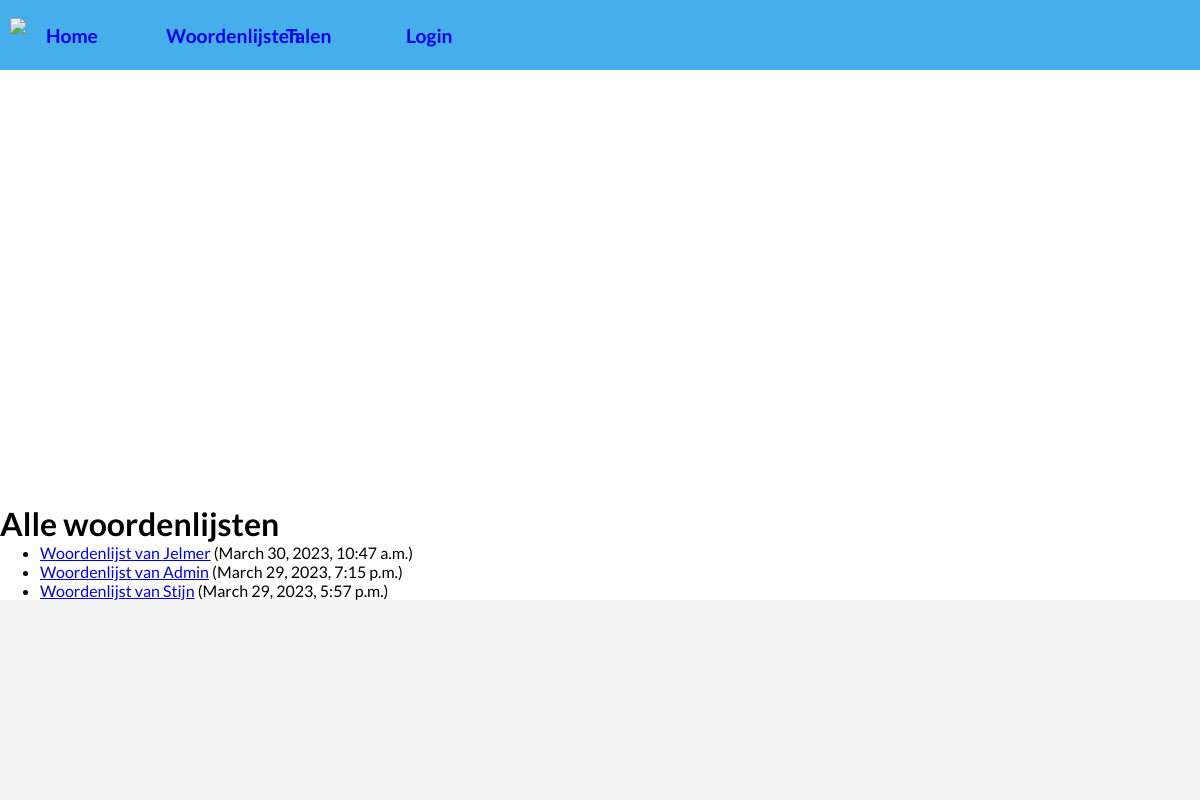
Screenshot of /quiz/wordlists/ with the database file from the repository.
### quiz/models.py (models this page shows, shortened)
class Wordlist(models.Model):
    owner = models.ForeignKey(
        settings.AUTH_USER_MODEL, related_name='wordlists', on_delete=models.SET_NULL, null=True)
    name = models.CharField(max_length=200)
    date_published = models.DateTimeField('date published', default=now)
    VISIBILITY_STATUS = (
        ('pr', 'Private'),
        ('pl', 'Public'),
        ('re', 'Under review'),
    )
    visibility = models.CharField(
        max_length=2,
        choices=VISIBILITY_STATUS,
        default='pr',
        help_text='Visibily status',
    )
    def get_absolute_url(self):
        return reverse('wordlist-detail', kwargs={"pk": self.pk})

### quiz/views.py (the view)
# urls.py: path('wordlists/', views.WordlistListView.as_view(), name='wordlist-list'),
class WordlistListView(generic.ListView):
    model = Wordlist
    paginate_by = 10
    template_name = 'quiz/wordlist_list.html'
    context_object_name = 'latest_wordlists'
    def get_queryset(self):
        return Wordlist.objects.order_by('-date_published')[:5]
    def get_context_data(self, **kwargs):
        context = super().get_context_data(**kwargs)
        context['some_data'] = 'This is just some data'
        return context

### quiz/templates/quiz/wordlist_list.html (shortened to what this page needs)
{% extends 'quiz/base_generic.html' %}
{% block content %}
    <h1>Alle woordenlijsten</h1>
    {% if latest_wordlists %}
        <ul>
        {% for wordlist in latest_wordlists %}
            <li><a href="{{ wordlist.get_absolute_url }}">{{ wordlist.name }}</a> ({{ wordlist.date_published }})</li>
        {% endfor %}
        </ul>
    {% else %}
        <p>Geen woordenlijsten beschikbaar</p>
    {% endif %}
{% endblock content %}

### quiz/static/quiz/css/base.css (style rules this page uses)
:root { --bg-color: white; }
* { margin: 0; box-sizing: border-box; }
body { background-color: var(--bg-color); font-family: 'Lato', sans-serif; display: grid; grid-template-rows: auto 1fr auto; min-height: 100vh; }

### rows the page displays
Wordlist: name "Woordenlijst van Jelmer", date_published "March 30, 2023, 10:47 a.m."
Wordlist: name "Woordenlijst van Admin", date_published "March 29, 2023, 7:15 p.m."
Wordlist: name "Woordenlijst van Stijn", date_published "March 29, 2023, 5:57 p.m."
